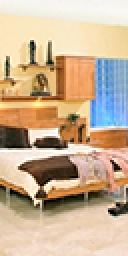
#> input picture file/b3.jpg, 64 x 128 px (shown 2 times larger)
$ python start_image.py file/b3.jpg out.png   (Python 2 division)
#> lines starting #> are read from the running program, lines starting #| are printed output that depends on the picture; after the words box and inside, x2 and y2 are one past the last pixel; in counts of white or black regions, pixels touching at a corner belong together
### image_processing/histogram.py
import cv2 as cv
import numpy as np
from matplotlib import pyplot as plt
import sys
import os


def extract_grey_levels_histogram(src):
    histogram = cv.calcHist([src], [0], None, [256], [0, 256])
    return histogram


# [16 lines that do not run on import are left out]

### script_di_prova/gamma_correction.py
import cv2 as cv
import numpy as np
import sys
import os


def gamma_correction(src, lambda_value, constant_value ):
    width, heigh, channel = src.shape
    dest = np.copy(src)
    for i in range(0, width):
        for j in range(0, heigh):
            dest[i, j] = constant_value * np.power(src[i, j], lambda_value)

    return dest

# [21 lines that do not run on import are left out]

### start_image.py
import os
import sys

import cv2 as cv
from matplotlib import pyplot as plt

from image_processing.histogram import extract_grey_levels_histogram
from script_di_prova.gamma_correction import gamma_correction


def imageProcess(src, dest):
#> called with src = 'file/b3.jpg', dest = 'out.png'
    if not os.path.exists(src):
        print "Error: " + src + " No such file or directory!!!!"
        return
    if os.path.exists(dest):
        print "Warning: " + dest + " File already exists!!!!"

    srcImg = cv.imread(src)
#> srcImg is the input picture: shape (128, 64, 3); mean B, G, R 148.1, 176.1, 200.2
    histogram = extract_grey_levels_histogram(srcImg)
#> in extract_grey_levels_histogram, `histogram = cv.calcHist([src], [0], None, [256], [0, 256])`: histogram = 256 values, max 140 at index 189, min 3 at index 254, mean 32
    destImg = gamma_correction(srcImg, 1/1.0, 1)
#> after the loop in gamma_correction, `for i in range(0, width):`: dest: shape (128, 64, 3); 2.8% of pixels changed, all inside (x1, y1, x2, y2) = (0, 20, 64, 128)

    while True:
        cv.imshow("src", srcImg)
        cv.imshow("dest", destImg)
        plt.plot(histogram)
        if cv.waitKey(5) == 27:
#> (key Esc is pressed here)
            break

    cv.destroyAllWindows()
    cv.imwrite(dest, destImg)


if __name__ == "__main__":
    inImage = sys.argv[1]
    outImage = sys.argv[2]
    imageProcess(inImage, outImage)
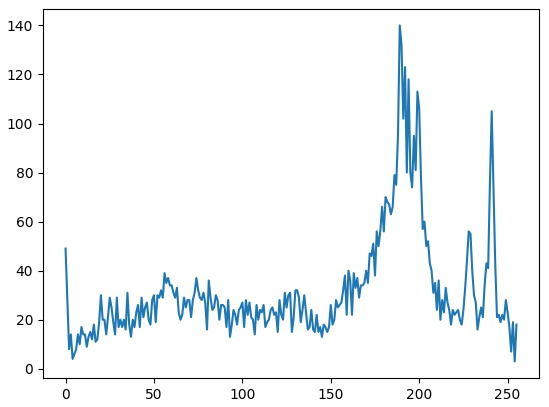
#> figure drawn by matplotlib, 1 panel; curve peaks at x = 189, y = 140

$ run again, on file/lena.png
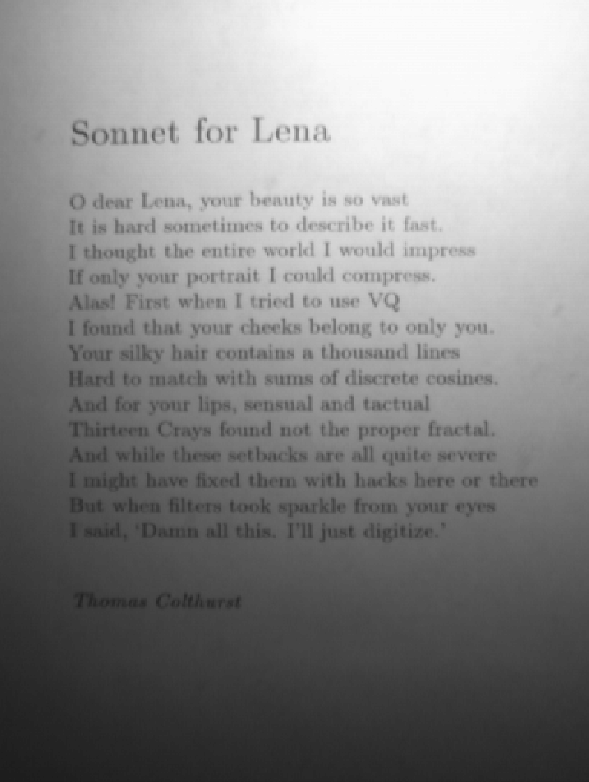
#> input picture file/lena.png, 589 x 782 px
#> in imageProcess, srcImg is the input picture: shape (782, 589, 3); min 27, max 251, mean 133.3
#> in extract_grey_levels_histogram, `histogram = cv.calcHist([src], [0], None, [256], [0, 256])`: histogram = 256 values, max 14580 at index 249, min 0 at index 0, mean 1799.2
#> `imageProcess(inImage, outImage)`:
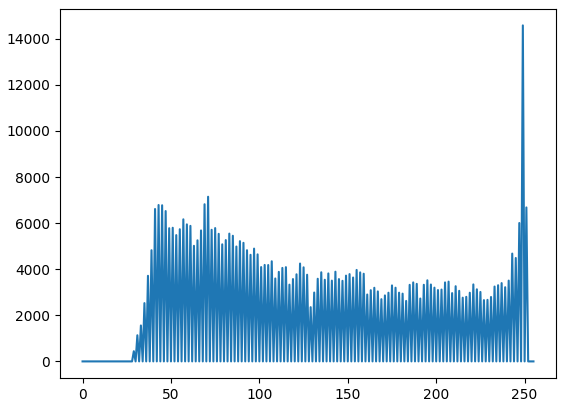
#> figure drawn by matplotlib, 1 panel; curve peaks at x = 249, y = 14580
